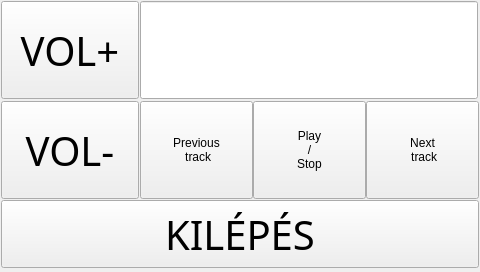
<?xml version="1.0" encoding="UTF-8"?>
<ui version="4.0">
 <class>mp3window</class>
 <widget class="QWidget" name="mp3window">
  <property name="geometry">
   <rect>
    <x>0</x>
    <y>0</y>
    <width>480</width>
    <height>272</height>
   </rect>
  </property>
  <property name="windowTitle">
   <string>Form</string>
  </property>
  <widget class="QPushButton" name="volumeUpButton">
   <property name="geometry">
    <rect>
     <x>1</x>
     <y>1</y>
     <width>138</width>
     <height>98</height>
    </rect>
   </property>
   <property name="font">
    <font>
     <family>Umpush</family>
     <pointsize>30</pointsize>
    </font>
   </property>
   <property name="text">
    <string>VOL+</string>
   </property>
  </widget>
  <widget class="QPushButton" name="volumeDownButton">
   <property name="geometry">
    <rect>
     <x>1</x>
     <y>101</y>
     <width>138</width>
     <height>98</height>
    </rect>
   </property>
   <property name="font">
    <font>
     <family>Umpush</family>
     <pointsize>30</pointsize>
    </font>
   </property>
   <property name="text">
    <string>VOL-</string>
   </property>
  </widget>
  <widget class="QLineEdit" name="infoEdit">
   <property name="geometry">
    <rect>
     <x>140</x>
     <y>1</y>
     <width>338</width>
     <height>98</height>
    </rect>
   </property>
  </widget>
  <widget class="QPushButton" name="prevButton">
   <property name="geometry">
    <rect>
     <x>140</x>
     <y>101</y>
     <width>113</width>
     <height>98</height>
    </rect>
   </property>
   <property name="text">
    <string>Previous 
 track</string>
   </property>
  </widget>
  <widget class="QPushButton" name="playButton">
   <property name="geometry">
    <rect>
     <x>253</x>
     <y>101</y>
     <width>113</width>
     <height>98</height>
    </rect>
   </property>
   <property name="text">
    <string>Play
/
Stop</string>
   </property>
  </widget>
  <widget class="QPushButton" name="nextButton">
   <property name="geometry">
    <rect>
     <x>366</x>
     <y>101</y>
     <width>113</width>
     <height>98</height>
    </rect>
   </property>
   <property name="text">
    <string>Next 
 track</string>
   </property>
  </widget>
  <widget class="QPushButton" name="exitButton">
   <property name="geometry">
    <rect>
     <x>1</x>
     <y>200</y>
     <width>478</width>
     <height>68</height>
    </rect>
   </property>
   <property name="font">
    <font>
     <family>Umpush</family>
     <pointsize>30</pointsize>
    </font>
   </property>
   <property name="text">
    <string>KILÉPÉS</string>
   </property>
  </widget>
 </widget>
 <resources/>
 <connections/>
</ui>
